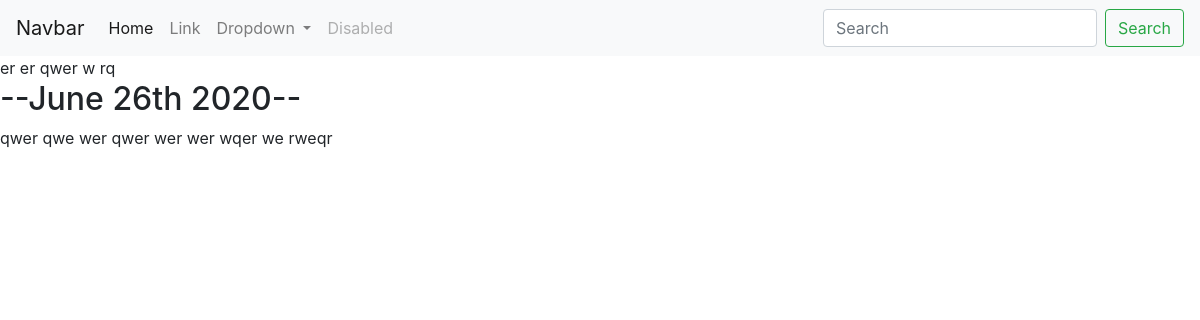
Page /blog/1/ on the committed database.
### blog/models.py (models this page shows, shortened)
class Blog(models.Model):
    title = models.CharField(max_length=200)
    description = models.TextField()
    date = models.DateField()

### blog/views.py (the view)
# urls.py: path('<int:blog_id>/',views.detail,name='detail'),
def detail(request,blog_id):
    blog = get_object_or_404(Blog, pk=blog_id)
    return render(request,'blog/detail.html',{'blog':blog})

### blog/templates/blog/detail.html
{% extends 'portfolio/base.html' %}
{% block content %}
{{ blog.title }}
<h2>--{{ blog.date|date:'F jS Y' }}--</h2>
{{ blog.description|safe }}
{% endblock %}

### rows in the picture
Blog: title "er er qwer w rq", date "June 26th 2020", description "qwer qwe wer qwer wer wer wqer we rweqr"
